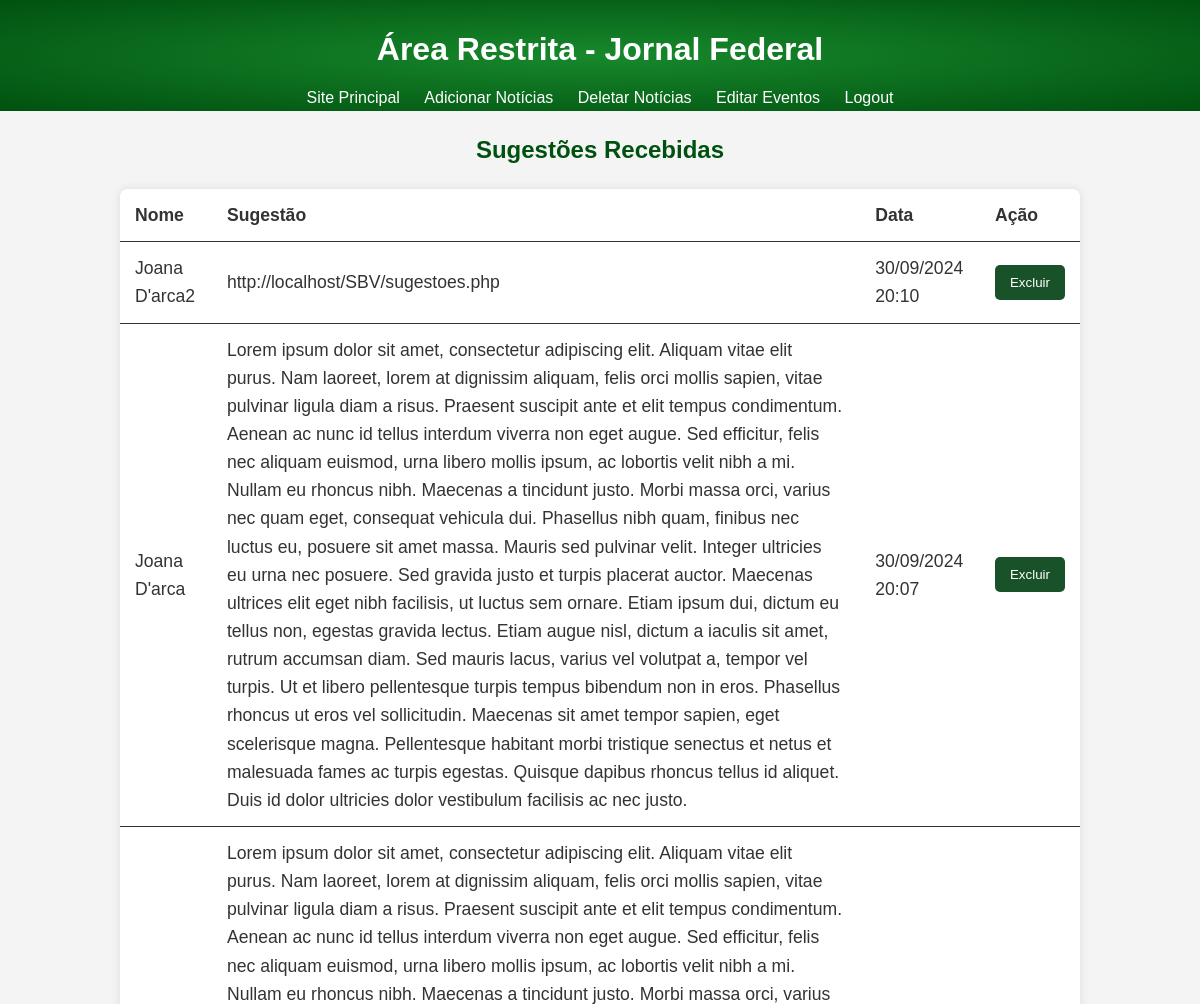
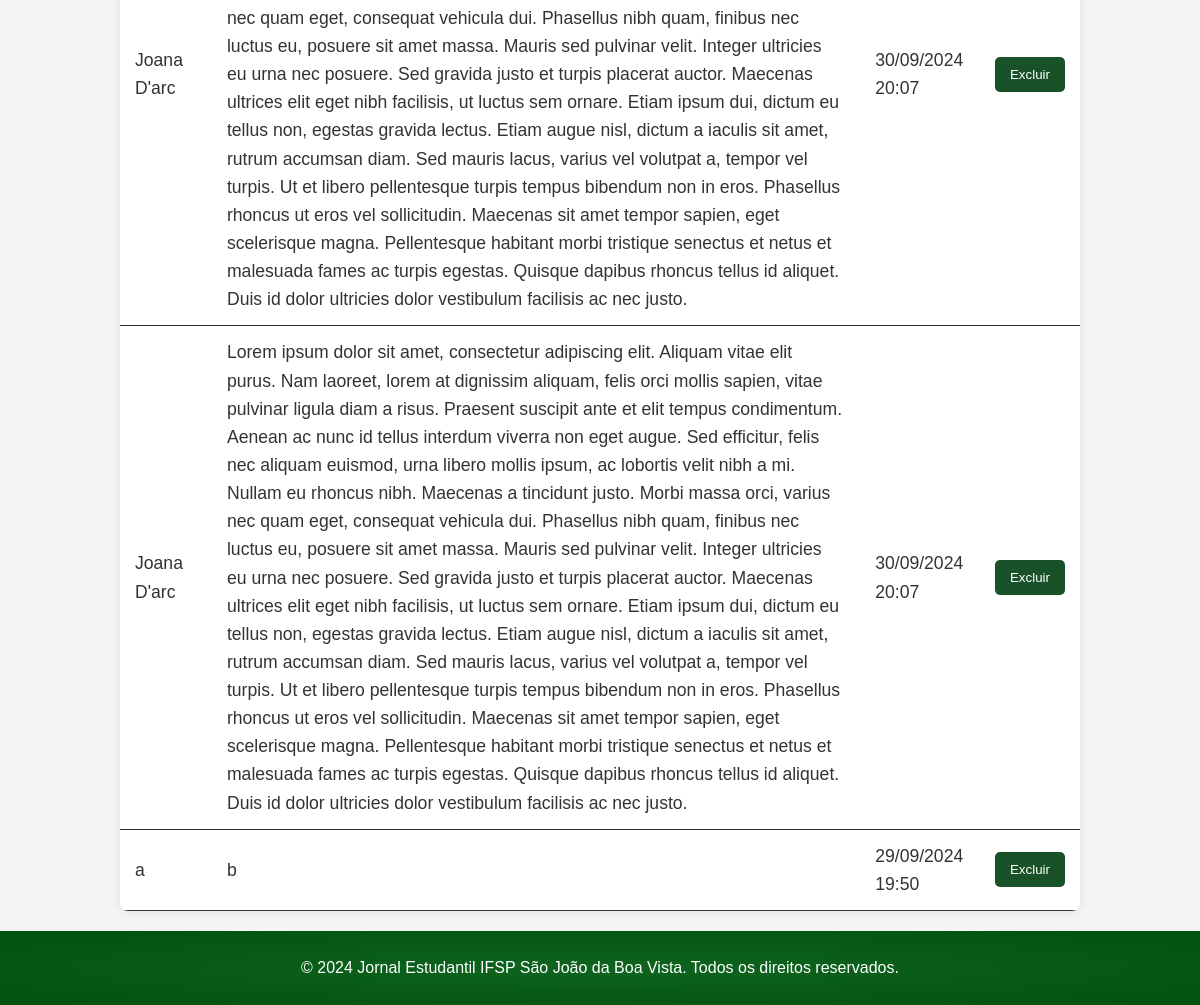
Page /adm/admin_sugestoes.php (signed in) on the committed database (2 pictures, top to bottom).
### tables this page shows
CREATE TABLE IF NOT EXISTS `tb_sugestoes` (
  `id` int NOT NULL AUTO_INCREMENT,
  `nome` varchar(100) DEFAULT '',
  `sugestao` text NOT NULL,
  `data_envio` datetime NOT NULL DEFAULT (now()),
  PRIMARY KEY (`id`)
);

### adm/admin_sugestoes.php (the view, shortened to what this page needs)
<?php
try {
    include "../backend/conexao.php";
    $sql = "SELECT * FROM tb_sugestoes ORDER BY data_envio DESC";
    $stmt = $conn->prepare($sql);
    $stmt->execute();
    $sugestoes = $stmt->fetchAll(PDO::FETCH_ASSOC);
} catch (PDOException $e) {
    echo "Erro na consulta: " . $e->getMessage();
}
?>
<!DOCTYPE html>
<html lang="pt-br">
<head>
    <link rel="stylesheet" href="css/sugestoes.css">
</head>
<body>
    <header>
        <div class="container">
            <h1>Área Restrita - Jornal Federal</h1>
            <nav>
                <ul>
                    <li><a href="../index.php">Site Principal</a></li>
                    <li><a href="adicionar_noticia.php">Adicionar Notícias</a></li>
                    <li><a href="deletar_noticia.php">Deletar Notícias</a></li>
                    <li><a href="admin_eventos.php">Editar Eventos</a></li>
                    <li><a href="logout.php">Logout</a></li>
                </ul>
            </nav>
        </div>
    </header>
    <section class="container">
        <h2>Sugestões Recebidas</h2>
        <?php if (!empty($sugestoes)): ?>
            <table>
                <thead>
                    <tr>
                        <th>Nome</th>
                        <th>Sugestão</th>
                        <th>Data</th>
                        <th>Ação</th>
                    </tr>
                </thead>
                <tbody>
                    <?php foreach ($sugestoes as $sugestao): ?>
                    <tr>
                        <td><?php echo htmlspecialchars($sugestao['nome']); ?></td>
                        <td><?php echo htmlspecialchars($sugestao['sugestao']); ?></td>
                        <td><?php echo date('d/m/Y H:i', strtotime($sugestao['data_envio'])); ?></td>
                        <td>
                            <form method="POST" action="">
                                <button type="submit" name="delete_sugestao" class="btn-delete">Excluir</button>
                            </form>
                        </td>
                    </tr>
                    <?php endforeach; ?>
                </tbody>
            </table>
        <?php else: ?>
            <p>Nenhuma sugestão enviada ainda.</p>
        <?php endif; ?>
    </section>
    <footer>
        <div class="container">
            <p>&copy; 2024 Jornal Estudantil IFSP São João da Boa Vista. Todos os direitos reservados.</p>
        </div>
    </footer>
</body>
</html>

### adm/css/sugestoes.css (style rules this page uses)
* { margin: 0; padding: 0; box-sizing: border-box; }
body { font-family: Arial, serif, sans-serif; line-height: 1.6; background-color: #f4f4f4; color: #333; }
header { background-color: #195128; background-image: radial-gradient(ellipse at center, #17882c 1%, #00510f 100%); color: #fff; padding: 14px 0 0 0; text-align: center; }
a { text-decoration: none; color: #333; }
header h1 { margin-bottom: 10px; }
nav ul { list-style: none; }
nav ul li { display: inline; margin: 0 10px; }
nav ul li a { color: #fff; text-decoration: none; }
h2 { color: #00510f; text-align: center; margin: 20px 0; }
button { background-color: #195128; color: white; padding: 10px 15px; border: none; border-radius: 5px; cursor: pointer; }
.container { width: 80%; margin: 10px auto; }
table { width: 100%; border-collapse: collapse; margin: 20px 0; font-size: 1.1em; font-family: 'Arial', sans-serif; box-shadow: 0 0 10px rgba(0, 0, 0, 0.1); border-radius: 8px; overflow: hidden; }
table thead tr { background-color: #009879; color: #333; text-align: left; font-weight: bold; }
table th, table td { padding: 12px 15px; border-bottom: 1px solid #333; }
table tr:nth-child(odd) { background-color: #fff; }
table tr:nth-child(even) { background-color: #fff; }
footer { width: 100%; background-color: #195128; background-image: radial-gradient(ellipse at center, #0e641e 1%, #00510f 100%); color: #fff; padding: 14px 0; position: relative; text-align: center; left: 0; right: 0; bottom: 0; }
footer p { margin: 0; }

### rows in the picture
tb_sugestoes: nome "Joana D'arca2", sugestao "http://localhost/SBV/sugestoes.php", data_envio "30/09/2024 20:10"
tb_sugestoes: nome "Joana D'arca", sugestao "Lorem ipsum dolor sit amet, consectetur adipiscing elit. Aliquam vitae elit purus. Nam laoreet, lorem at dignissim aliquam, felis orci mollis sapien, vitae pulvinar ligula diam a risus. Praesent suscipit ante et elit tempus condimentum. Aenean ac nunc id tellus interdum viverra non eget augue. Sed efficitur, felis nec aliquam euismod, urna libero mollis ipsum, ac lobortis velit nibh a mi. Nullam eu rhoncus nibh. Maecenas a tincidunt justo. Morbi massa orci, varius nec quam eget, consequat vehicula dui. Phasellus nibh quam, finibus nec luctus eu, posuere sit amet massa. Mauris sed pulvinar velit. Integer ultricies eu urna nec posuere. Sed gravida justo et turpis placerat auctor. Maecenas…", data_envio "30/09/2024 20:07"
tb_sugestoes: nome "Joana D'arc", sugestao "Lorem ipsum dolor sit amet, consectetur adipiscing elit. Aliquam vitae elit purus. Nam laoreet, lorem at dignissim aliquam, felis orci mollis sapien, vitae pulvinar ligula diam a risus. Praesent suscipit ante et elit tempus condimentum. Aenean ac nunc id tellus interdum viverra non eget augue. Sed efficitur, felis nec aliquam euismod, urna libero mollis ipsum, ac lobortis velit nibh a mi. Nullam eu rhoncus nibh. Maecenas a tincidunt justo. Morbi massa orci, varius nec quam eget, consequat vehicula dui. Phasellus nibh quam, finibus nec luctus eu, posuere sit amet massa. Mauris sed pulvinar velit. Integer ultricies eu urna nec posuere. Sed gravida justo et turpis placerat auctor. Maecenas…", data_envio "30/09/2024 20:07"
tb_sugestoes: nome "Joana D'arc", sugestao "Lorem ipsum dolor sit amet, consectetur adipiscing elit. Aliquam vitae elit purus. Nam laoreet, lorem at dignissim aliquam, felis orci mollis sapien, vitae pulvinar ligula diam a risus. Praesent suscipit ante et elit tempus condimentum. Aenean ac nunc id tellus interdum viverra non eget augue. Sed efficitur, felis nec aliquam euismod, urna libero mollis ipsum, ac lobortis velit nibh a mi. Nullam eu rhoncus nibh. Maecenas a tincidunt justo. Morbi massa orci, varius nec quam eget, consequat vehicula dui. Phasellus nibh quam, finibus nec luctus eu, posuere sit amet massa. Mauris sed pulvinar velit. Integer ultricies eu urna nec posuere. Sed gravida justo et turpis placerat auctor. Maecenas…", data_envio "30/09/2024 20:07"
tb_sugestoes: nome "a", sugestao "b", data_envio "29/09/2024 19:50"
